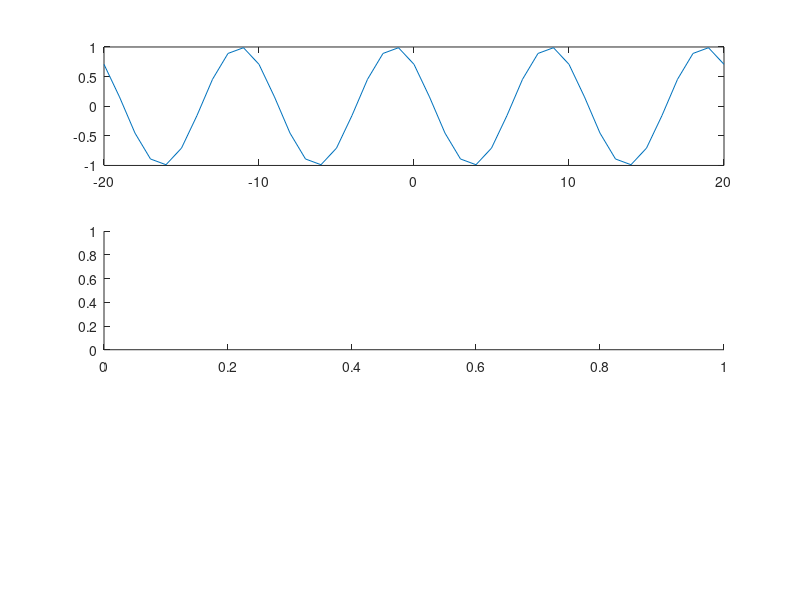

Write MATLAB code to recreate this figure. (Note: this script raises an error after producing the figure.)
%Question 2(c)
n = -20:20;
xn = cos((0.2*pi*n) + (pi/4));
subplot(311);
plot(n,xn);
subplot(312),odd(n,xn,1);
subplot(313),even(n,xn,1);